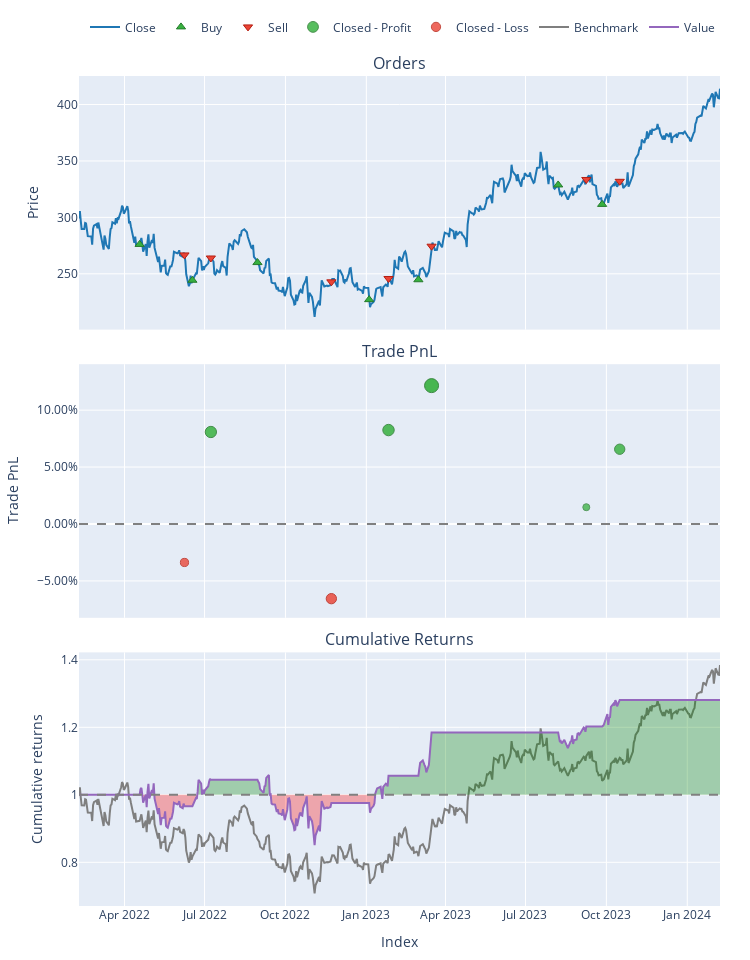

Here is the notebook cell this chart was saved with:
### Markdown cell above
### Basic Usage

### Code cell
import vectorbt as vbt 
import datetime 
import numpy as np

# end date 
end_date = datetime.datetime.now()
start_date = end_date - datetime.timedelta(days=2*365)

# set parameters for RSI
rsi_level_lower = 30
rsi_level_upper = 70


# download data for microsoft
micro_price = vbt.YFData.download('MSFT', start=start_date, end=end_date,missing_index='drop').get('Close')


# create RSI
rsi = vbt.RSI.run(micro_price, 14)

# create entries and exits 
entries  = rsi.rsi_crossed_below(rsi_level_lower)
exits = rsi.rsi_crossed_above(rsi_level_upper)

# create portfolio
pf = vbt.Portfolio.from_signals(micro_price, entries, exits, freq='1D')

# print stats
print(pf.stats())

# show portfolio
pf.plot().show()

### Figure 1 — Plotly figure (JSON) as saved in the notebook; plotly's stock layout.template omitted (floating-point values rounded to 4 significant figures; data arrays with more than 128 entries replaced by an {"elided": "..."} marker saying what was removed)
{"data": [{"legendgroup": "0", "line": {"color": "#1f77b4"}, "name": "Close", "showlegend": true, "type": "scatter", "uid": "054753d1-da62-4c48-a6aa-889bfc31a2ae", "x": {"elided": "502 str values"}, "xaxis": "x", "y": {"elided": "502 float values"}, "yaxis": "y"}, {"customdata": [[0, 0.3623, 0], [2, 0.3956, 0], [4, 0.4018, 0], [6, 0.4297, 0], [8, 0.4316, 0], [10, 0.3604, 0], [12, 0.3859, 0]], "hovertemplate": "Order Id: %{customdata[0]}<br>Timestamp: %{x}<br>Price: %{y}<br>Size: %{customdata[1]:.6f}<br>Fees: %{customdata[2]:.6f}", "legendgroup": "1", "marker": {"color": "#37B13F", "line": {"color": "rgb(38,123,44)", "width": 1}, "size": 8, "symbol": "triangle-up"}, "mode": "markers", "name": "Buy", "type": "scatter", "uid": "bd8d5dd4-f1a2-46b6-8f91-52e19210cd1b", "x": ["2022-04-18T04:00:00+00:00", "2022-06-17T04:00:00+00:00", "2022-08-30T04:00:00+00:00", "2023-01-04T05:00:00+00:00", "2023-03-01T05:00:00+00:00", "2023-08-07T04:00:00+00:00", "2023-09-26T04:00:00+00:00"], "xaxis": "x", "y": [276.0, 244.3, 259.9, 227.1, 244.7, 328.7, 311.5], "yaxis": "y"}, {"customdata": [[1, 0.3623, 0], [3, 0.3956, 0], [5, 0.4018, 0], [7, 0.4297, 0], [9, 0.4316, 0], [11, 0.3604, 0], [13, 0.3859, 0]], "hovertemplate": "Order Id: %{customdata[0]}<br>Timestamp: %{x}<br>Price: %{y}<br>Size: %{customdata[1]:.6f}<br>Fees: %{customdata[2]:.6f}", "legendgroup": "2", "marker": {"color": "#EA4335", "line": {"color": "rgb(181,31,18)", "width": 1}, "size": 8, "symbol": "triangle-down"}, "mode": "markers", "name": "Sell", "type": "scatter", "uid": "14d9d764-0c64-4425-a31e-f0dbca612654", "x": ["2022-06-08T04:00:00+00:00", "2022-07-08T04:00:00+00:00", "2022-11-22T05:00:00+00:00", "2023-01-26T05:00:00+00:00", "2023-03-16T04:00:00+00:00", "2023-09-08T04:00:00+00:00", "2023-10-16T04:00:00+00:00"], "xaxis": "x", "y": [266.7, 264.0, 242.9, 245.8, 274.5, 333.6, 332.0], "yaxis": "y"}, {"customdata": [[1, 1, 7.807, 0.0808], [3, 3, 8.05, 0.0825], [4, 4, 12.84, 0.1215], [5, 5, 1.747, 0.01475], [6, 6, 7.895, 0.06568]], "hovertemplate": "Exit Trade Id: %{customdata[0]}<br>Position Id: %{customdata[1]}<br>Exit Timestamp: %{x}<br>PnL: %{customdata[2]:.6f}<br>Return: %{customdata[3]:.2%}", "legendgroup": "3", "marker": {"color": "#37B13F", "line": {"color": "rgb(38,123,44)", "width": 1}, "opacity": [0.8428, 0.8452, 0.9, 0.75, 0.8215], "size": [11.33, 11.44, 14, 7, 10.34], "symbol": "circle"}, "mode": "markers", "name": "Closed - Profit", "type": "scatter", "uid": "17cdd539-ea8c-4a8f-8d5c-5785c325be51", "x": ["2022-07-08T04:00:00+00:00", "2023-01-26T05:00:00+00:00", "2023-03-16T04:00:00+00:00", "2023-09-08T04:00:00+00:00", "2023-10-16T04:00:00+00:00"], "xaxis": "x2", "y": [0.0808, 0.0825, 0.1215, 0.01475, 0.06568], "yaxis": "y2"}, {"customdata": [[0, 0, -3.38, -0.0338], [2, 2, -6.85, -0.06559]], "hovertemplate": "Exit Trade Id: %{customdata[0]}<br>Position Id: %{customdata[1]}<br>Exit Timestamp: %{x}<br>PnL: %{customdata[2]:.6f}<br>Return: %{customdata[3]:.2%}", "legendgroup": "4", "marker": {"color": "#EA4335", "line": {"color": "rgb(181,31,18)", "width": 1}, "opacity": [0.7768, 0.8214], "size": [8.249, 10.33], "symbol": "circle"}, "mode": "markers", "name": "Closed - Loss", "type": "scatter", "uid": "d8b42b00-2072-4eac-a324-9a0fbc9086d2", "x": ["2022-06-08T04:00:00+00:00", "2022-11-22T05:00:00+00:00"], "xaxis": "x2", "y": [-0.0338, -0.06559], "yaxis": "y2"}, {"legendgroup": "5", "line": {"color": "#7f7f7f"}, "name": "Benchmark", "showlegend": true, "type": "scatter", "uid": "a060a502-fbd5-4367-972b-334d96f14dff", "x": {"elided": "502 str values"}, "xaxis": "x3", "y": {"elided": "502 float values"}, "yaxis": "y3"}, {"hoverinfo": "skip", "legendgroup": "6", "line": {"color": "rgba(0, 0, 0, 0)", "width": 0}, "opacity": 0, "showlegend": false, "type": "scatter", "uid": "e4ce7426-4f15-4490-9326-8631e99bd579", "x": {"elided": "502 str values"}, "xaxis": "x3", "y": {"elided": "502 int values"}, "yaxis": "y3"}, {"connectgaps": false, "fill": "tonexty", "fillcolor": "rgba(0, 128, 0, 0.3)", "hoverinfo": "skip", "legendgroup": "6", "line": {"color": "rgba(0, 0, 0, 0)", "width": 0}, "opacity": 0, "showlegend": false, "type": "scatter", "uid": "de9178b1-e478-404f-b665-475e2dab3d6b", "x": {"elided": "502 str values"}, "xaxis": "x3", "y": {"elided": "502 float values"}, "yaxis": "y3"}, {"hoverinfo": "skip", "legendgroup": "6", "line": {"color": "rgba(0, 0, 0, 0)", "width": 0}, "opacity": 0, "showlegend": false, "type": "scatter", "uid": "d0ca3f3b-8661-4672-9044-2a5923796fab", "x": {"elided": "502 str values"}, "xaxis": "x3", "y": {"elided": "502 int values"}, "yaxis": "y3"}, {"connectgaps": false, "fill": "tonexty", "fillcolor": "rgba(255, 0, 0, 0.3)", "hoverinfo": "skip", "legendgroup": "6", "line": {"color": "rgba(0, 0, 0, 0)", "width": 0}, "opacity": 0, "showlegend": false, "type": "scatter", "uid": "15918091-42d9-456d-9f60-eb1415ba21cd", "x": {"elided": "502 str values"}, "xaxis": "x3", "y": {"elided": "502 float values"}, "yaxis": "y3"}, {"legendgroup": "7", "line": {"color": "#9467bd"}, "name": "Value", "showlegend": true, "type": "scatter", "uid": "c7a374f7-ce6f-44a0-8c7d-f6e44c419df1", "x": {"elided": "502 str values"}, "xaxis": "x3", "y": {"elided": "502 float values"}, "yaxis": "y3"}, {"hoverinfo": "skip", "legendgroup": "6", "line": {"color": "rgba(0, 0, 0, 0)", "width": 0}, "opacity": 0, "showlegend": false, "type": "scatter", "uid": "5205a052-e3f5-4835-a9ed-bd7f08260398", "x": {"elided": "502 str values"}, "xaxis": "x3", "y": {"elided": "502 int values"}, "yaxis": "y3"}], "layout": {"annotations": [{"font": {"size": 16}, "showarrow": false, "text": "Orders", "x": 0.5, "xanchor": "center", "xref": "paper", "y": 1, "yanchor": "bottom", "yref": "paper"}, {"font": {"size": 16}, "showarrow": false, "text": "Trade PnL", "x": 0.5, "xanchor": "center", "xref": "paper", "y": 0.6528, "yanchor": "bottom", "yref": "paper"}, {"font": {"size": 16}, "showarrow": false, "text": "Cumulative Returns", "x": 0.5, "xanchor": "center", "xref": "paper", "y": 0.3056, "yanchor": "bottom", "yref": "paper"}], "height": 960, "legend": {"orientation": "h", "traceorder": "normal", "x": 1, "xanchor": "right", "y": 1.042, "yanchor": "bottom"}, "margin": {"b": 30, "l": 30, "r": 30, "t": 30}, "shapes": [{"line": {"color": "gray", "dash": "dash"}, "type": "line", "x0": 0, "x1": 1, "xref": "paper", "y0": 0, "y1": 0, "yref": "y2"}, {"line": {"color": "gray", "dash": "dash"}, "type": "line", "x0": 0, "x1": 1, "xref": "paper", "y0": 1, "y1": 1, "yref": "y3"}], "showlegend": true, "width": 750, "xaxis": {"anchor": "y", "domain": [0, 1], "matches": "x3", "showticklabels": false}, "xaxis2": {"anchor": "y2", "domain": [0, 1], "matches": "x3", "showticklabels": false}, "xaxis3": {"anchor": "y3", "domain": [0, 1], "title": {"text": "Index"}}, "yaxis": {"anchor": "x", "domain": [0.6944, 1], "title": {"text": "Price"}}, "yaxis2": {"anchor": "x2", "domain": [0.3472, 0.6528], "tickformat": ".2%", "title": {"text": "Trade PnL"}}, "yaxis3": {"anchor": "x3", "domain": [0, 0.3056], "title": {"text": "Cumulative returns"}}}}
